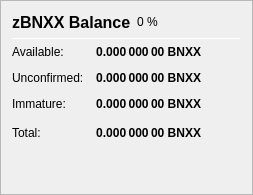
                   <widget class="QFrame" name="frame_ZerocoinBalances">
                    <property name="frameShape">
                     <enum>QFrame::StyledPanel</enum>
                    </property>
                    <property name="frameShadow">
                     <enum>QFrame::Raised</enum>
                    </property>
                    <layout class="QVBoxLayout" name="verticalLayout_7">
                     <item>
                      <layout class="QHBoxLayout" name="horizontalLayout_8" stretch="0,0,0">
                       <item>
                        <widget class="QLabel" name="label_5z_3">
                         <property name="minimumSize">
                          <size>
                           <width>0</width>
                           <height>20</height>
                          </size>
                         </property>
                         <property name="font">
                          <font>
                           <pointsize>12</pointsize>
                           <weight>75</weight>
                           <bold>true</bold>
                          </font>
                         </property>
                         <property name="text">
                          <string>zBNXX Balance</string>
                         </property>
                        </widget>
                       </item>
                       <item>
                        <widget class="QLabel" name="labelzBNXXPercent">
                         <property name="text">
                          <string notr="true">0 %</string>
                         </property>
                        </widget>
                       </item>
                       <item>
                        <spacer name="horizontalSpacer_11">
                         <property name="orientation">
                          <enum>Qt::Horizontal</enum>
                         </property>
                         <property name="sizeHint" stdset="0">
                          <size>
                           <width>40</width>
                           <height>20</height>
                          </size>
                         </property>
                        </spacer>
                       </item>
                      </layout>
                     </item>
                     <item>
                      <widget class="Line" name="line_ZerocoinBalance">
                       <property name="minimumSize">
                        <size>
                         <width>0</width>
                         <height>1</height>
                        </size>
                       </property>
                       <property name="maximumSize">
                        <size>
                         <width>16777215</width>
                         <height>1</height>
                        </size>
                       </property>
                       <property name="orientation">
                        <enum>Qt::Horizontal</enum>
                       </property>
                      </widget>
                     </item>
                     <item>
                      <layout class="QGridLayout" name="gridLayout_5">
                       <property name="spacing">
                        <number>12</number>
                       </property>
                       <item row="1" column="0">
                        <widget class="QLabel" name="labelzBalanceMatureText">
                         <property name="toolTip">
                          <string>Mature: more than 20 confirmation and more than 1 mint of the same denomination after it was minted.
These zBNXX are spendable.</string>
                         </property>
                         <property name="text">
                          <string>Available:</string>
                         </property>
                        </widget>
                       </item>
                       <item row="1" column="1">
                        <widget class="QLabel" name="labelzBalanceMature">
                         <property name="font">
                          <font>
                           <weight>75</weight>
                           <bold>true</bold>
                          </font>
                         </property>
                         <property name="toolTip">
                          <string>Mature: more than 20 confirmation and more than 1 mint of the same denomination after it was minted.
These zBNXX are spendable.</string>
                         </property>
                         <property name="text">
                          <string notr="true">0.000 000 00 BNXX</string>
                         </property>
                         <property name="alignment">
                          <set>Qt::AlignRight|Qt::AlignTrailing|Qt::AlignVCenter</set>
                         </property>
                        </widget>
                       </item>
                       <item row="2" column="0">
                        <widget class="QLabel" name="labelzBalanceUnconfirmedText">
                         <property name="toolTip">
                          <string>Unconfirmed: less than 20 confirmations
Immature: confirmed, but less than 1 mint of the same denomination after it was minted</string>
                         </property>
                         <property name="text">
                          <string>Unconfirmed:</string>
                         </property>
                        </widget>
                       </item>
                       <item row="2" column="1">
                        <widget class="QLabel" name="labelzBalanceUnconfirmed">
                         <property name="font">
                          <font>
                           <weight>75</weight>
                           <bold>true</bold>
                          </font>
                         </property>
                         <property name="toolTip">
                          <string>Unconfirmed: less than 20 confirmations
Immature: confirmed, but less than 1 mint of the same denomination after it was minted</string>
                         </property>
                         <property name="text">
                          <string notr="true">0.000 000 00 BNXX</string>
                         </property>
                         <property name="alignment">
                          <set>Qt::AlignRight|Qt::AlignTrailing|Qt::AlignVCenter</set>
                         </property>
                        </widget>
                       </item>
                       <item row="3" column="0">
                        <widget class="QLabel" name="labelzBalanceImmatureText">
                         <property name="toolTip">
                          <string>Unconfirmed: less than 20 confirmations
Immature: confirmed, but less than 1 mint of the same denomination after it was minted</string>
                         </property>
                         <property name="text">
                          <string>Immature:</string>
                         </property>
                        </widget>
                       </item>
                       <item row="3" column="1">
                        <widget class="QLabel" name="labelzBalanceImmature">
                         <property name="font">
                          <font>
                           <weight>75</weight>
                           <bold>true</bold>
                          </font>
                         </property>
                         <property name="toolTip">
                          <string>Unconfirmed: less than 20 confirmations
Immature: confirmed, but less than 1 mint of the same denomination after it was minted</string>
                         </property>
                         <property name="text">
                          <string notr="true">0.000 000 00 BNXX</string>
                         </property>
                         <property name="alignment">
                          <set>Qt::AlignRight|Qt::AlignTrailing|Qt::AlignVCenter</set>
                         </property>
                        </widget>
                       </item>
                       <item row="4" column="0">
                        <widget class="QLabel" name="labelzBalanceText">
                         <property name="toolTip">
                          <string>Your current zBNXX balance, unconfirmed and immature zBNXX included.</string>
                         </property>
                         <property name="text">
                          <string>Total:</string>
                         </property>
                        </widget>
                       </item>
                       <item row="4" column="1">
                        <widget class="QLabel" name="labelzBalance">
                         <property name="font">
                          <font>
                           <weight>75</weight>
                           <bold>true</bold>
                          </font>
                         </property>
                         <property name="cursor">
                          <cursorShape>IBeamCursor</cursorShape>
                         </property>
                         <property name="toolTip">
                          <string>Your current zBNXX balance, unconfirmed and immature zBNXX included.</string>
                         </property>
                         <property name="text">
                          <string notr="true">0.000 000 00 BNXX</string>
                         </property>
                         <property name="alignment">
                          <set>Qt::AlignRight|Qt::AlignTrailing|Qt::AlignVCenter</set>
                         </property>
                         <property name="textInteractionFlags">
                          <set>Qt::LinksAccessibleByMouse|Qt::TextSelectableByKeyboard|Qt::TextSelectableByMouse</set>
                         </property>
                        </widget>
                       </item>
                       <item row="4" column="2">
                        <spacer name="horizontalSpacer_4">
                         <property name="orientation">
                          <enum>Qt::Horizontal</enum>
                         </property>
                         <property name="sizeHint" stdset="0">
                          <size>
                           <width>40</width>
                           <height>20</height>
                          </size>
                         </property>
                        </spacer>
                       </item>
                      </layout>
                     </item>
                     <item>
                      <spacer name="verticalSpacer_4">
                       <property name="orientation">
                        <enum>Qt::Vertical</enum>
                       </property>
                       <property name="sizeHint" stdset="0">
                        <size>
                         <width>20</width>
                         <height>40</height>
                        </size>
                       </property>
                      </spacer>
                     </item>
                    </layout>
                   </widget>
